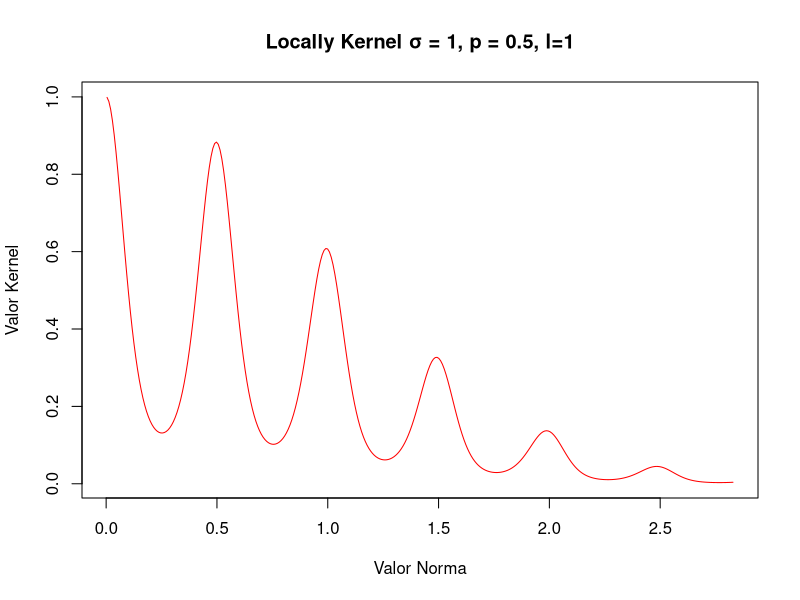
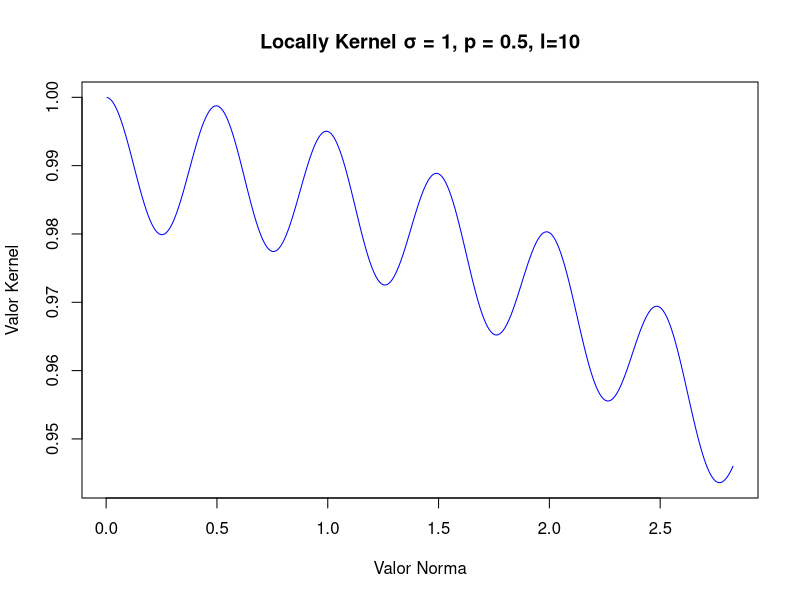

The R source for these figures, in order: (Note: this script raises an error after producing the figures.)
library(ggplot2)
set.seed(6)

x<-cbind(seq(-2,2,length=700),seq(1,-1,length=700))
y<-cbind(seq(-4,4,length=700),seq(3,-3,length=700))
####  Ejercicio 1  ####
#Entrega vector, norma con el valor del kernel.
x1<-c(1,2)
x2<-c(3,4)
Kernelp<-function(a,b,l,p,desv){
  lista<-c()
  lista2<-c()
  norma<-sqrt(sum((a-b)^2))
  resultado<-(desv^2)* 
    exp(-((2*(sin(pi*norma*(1/p)))^2)/(l^2)))*
    exp(-((norma)^2)/(2*(l^2)))
  lista<-rbind(lista,norma)
  lista2<-rbind(lista2,resultado)
  matriz<-cbind(lista,lista2)
  return(matriz)
}
#Entrega el valor del kernel.
Kernelp(x1,x2,1,0.5,1)[2]

#graficamos para 1400 vectores.
graf<-c()
for (i in 1:700){
    valor<-Kernelp(x[i,],y[i,],1,0.5,1)
    graf<-rbind(graf,valor)
}
plot(graf[,1],graf[,2],type="l",col="red",
     xlab="Valor Norma",ylab="Valor Kernel",
     main="Locally Kernel σ = 1, p = 0.5, l=1")

graf2<-c()
for (i in 1:700){
  valor2<-Kernelp(x[i,],y[i,],10,0.5,1)
  graf2<-rbind(graf2,valor2)
}

plot(graf2[,1],graf2[,2],type="l",col="blue",
     xlab="Valor Norma",ylab="Valor Kernel",
     main="Locally Kernel σ = 1, p = 0.5, l=10")

#importar paquete reshape
#Generamos el grafico de ambos kernel para comparar.
df<-data.frame(cbind(graf,graf2[,2]))
colnames(df)<-c("X","l=1","l=10")
df <- melt(df, id.vars = "X")

ggplot<-ggplot(df, aes(x = X, y = value,group=variable, color = variable))+
  geom_line(size=0.5)+ggtitle("Locally Kernel σ = 1, p = 0.5// l=1 vs l=10")
ggplot<-ggplot+xlab("Valor Norma")+ylab("Valor Kernel")+theme(legend.title=element_blank())
ggplot

##Grafico de la función##
#Buscamos ver el compartamiento para un set ordenado de datos respecto a su norma.
#definidmos kernelp_graf con el objetivo de hacer el grafico respecto a una norma arbitraria.
Kernelp_graf<-function(l,p,desv){
  norma<-seq(0,3,length=100)
  resultado<-(desv^2)*exp(-((2*(sin(pi*norma*(1/p)))^2)/(l^2)))*exp(-((norma)^2)/(2*(l^2)))
  matriz<-cbind(norma,resultado)
  return(matriz)
}

graf3<-Kernelp_graf(1,0.5,1)
graf4<-Kernelp_graf(10,0.5,1)
graf5<-Kernelp_graf(1.5,0.5,1)
graf6<-Kernelp_graf(4,0.5,1)
plot(graf3[,1],graf3[,2],type="l",col="red")
plot(graf4[,1],graf4[,2],type="l",col="blue")

#Generamos el grafico de ambos kernel para comparar.
df2<-data.frame(cbind(graf3,graf5[,2],graf6[,2],graf4[,2]))
colnames(df2)<-c("X","l=1","l=1.5","l=4","l=10")
df2 <- melt(df2, id.vars = "X")
ggplot2<-ggplot(df2, aes(x = X, y = value,group=variable, color = variable))+
  geom_line(size=0.5) +ggtitle("Locally Kernel σ = 1, p = 0.5, para distintos l")
ggplot2<-ggplot2+theme(legend.title=element_blank())+
  xlab("Valor Norma")+ylab("Valor Kernel")
ggplot2


## Ejercicio 2##
#ITEM 1#
funcion=function(a,b)
{
  n1=nrow(a)
  n2=ncol(a)
  n3=nrow(b)
  n4=ncol(b)
  
  if(n1==n2 & n2==n3 & n4==50){
    c=matrix(rep(0, nrow(a)*ncol(b)), nrow = nrow(a))
    for(i in 1:nrow(a)){
      for(j in 1:ncol(b)){
        for(k in 1:nrow(b)){
          c[i,j] <- c[i,j] + a[i,k]*b[k, j]
        }
      }
    }
    return(c)
  }
  else{
    return("No se cumplen las condiciones")
  }
  
}
a=cbind(c(1,2,3),c(0,1,0))
b=cbind(c(1,4),c(2,5),c(3,6),c(0,7))
algo<-system.time(funcion(a,b))[1]


#ITEM 2#

set.seed(6)
tiempo_f=list()
tiempo_r=list()
eje1<-list()

for(i in 0:100){
  n=100*i+10
  if(n<10000){
    matrizA<-matrix(sample(1:4,n*n,replace=TRUE),ncol=n)
    matrizB<-matrix(sample(1:4,n*50,replace=TRUE),ncol=50)
    
    aux<-n
    eje1<-c(eje1,aux)
    
    tiempo1<-unname(system.time(funcion(matrizA,matrizB))[3])
    tiempo_f<-c(tiempo_f,tiempo1)
    
    tiempo2<-unname(system.time(matrizA%*%matrizB)[3])
    tiempo_r<-c(tiempo_r,tiempo2)
  }
  else{
    n=10000
    matrizA<-matrix(sample(1:4,n*n,replace=TRUE),ncol=n)
    matrizB<-matrix(sample(1:4,n*50,replace=TRUE),ncol=50)
    
    aux<-n
    eje1<-c(eje1,aux)
    
    tiempo1<-unname(system.time(funcion(matrizA,matrizB))[3])
    tiempo_f<-c(tiempo_f,tiempo1)
    
    tiempo2<-unname(system.time(matrizA%*%matrizB)[3])
    tiempo_r<-c(tiempo_r,tiempo2)
    break
  }

}
print("listo")


plot(eje1,tiempo_f,type="l", main="Tiempo de ejecución función",xlab="Tamaño de n", 
     ylab="Tiempo en segundos",cex.axis=0.5,las=1,ylim=c(0,1000),col="red",lwd=2)

plot(eje1,tiempo_r,type="l", main="Tiempo de ejecución nativa",xlab="Tamaño de n", 
     ylab="Tiempo en segundos",cex.axis=0.5,las=1,ylim=c(0,5),col="blue", lwd=2)

plot(eje1,tiempo_f,type="l", main="Tiempo de ejecución función v/s nativa",
     xlab="Tamaño de n", 
     ylab="Tiempo en segundos",lwd=2,col="red"
     ,xlim=c(0,10100),ylim=c(0,1000),las=1,cex.axis=0.5)
lines(eje1,tiempo_r,lwd=2,col="blue")
legend("topleft",c("Función","Nativa"),col=c("red","blue")
       ,lwd=c(2,2),cex=0.5)